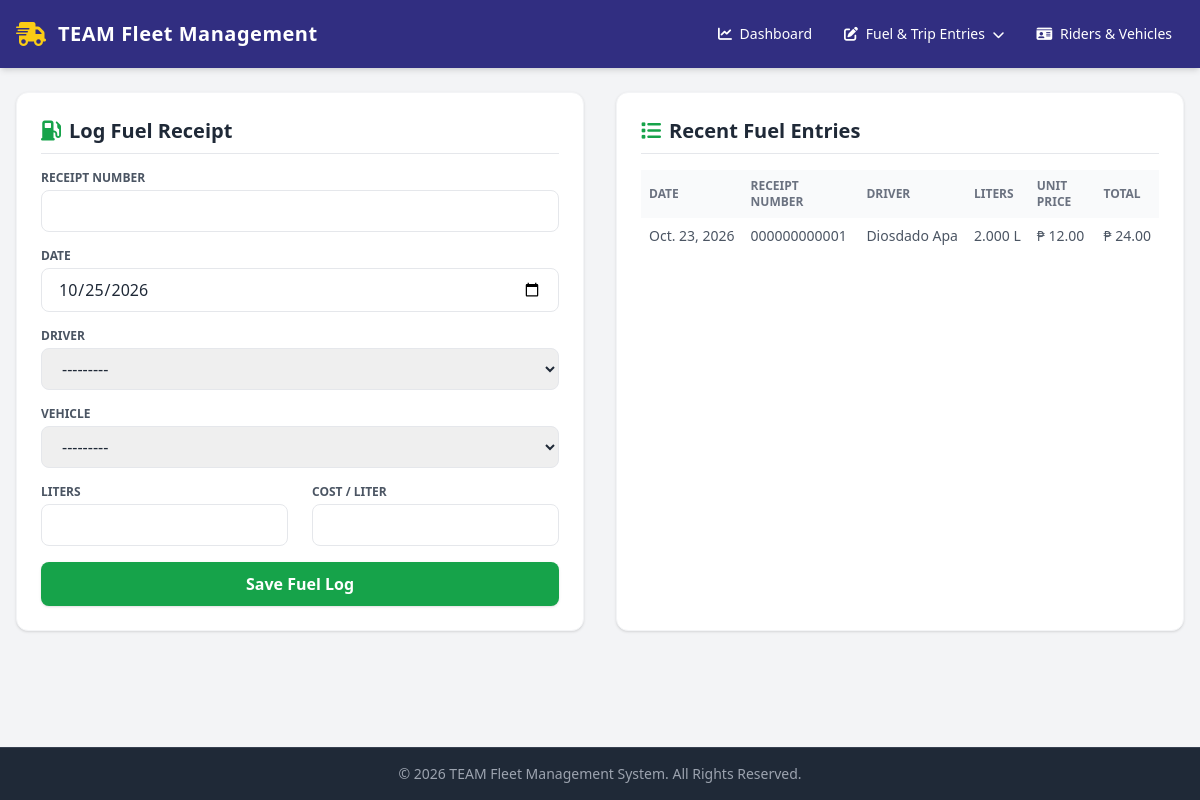
The app's page /legacy/entries/fuel/, older data.
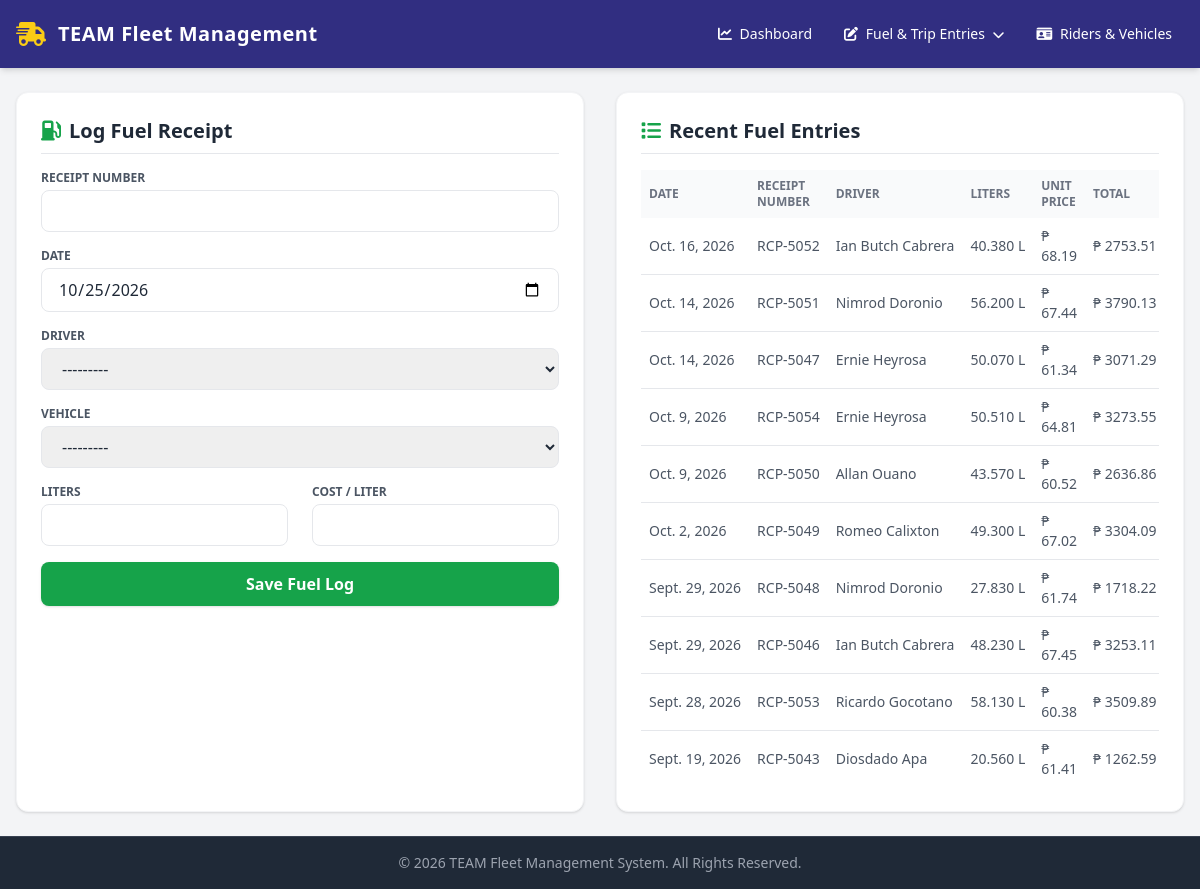
The same page, newer data.
### apps/fleet/models.py (models this page shows, shortened)
class FuelLog(models.Model):
    receipt_number = models.CharField(
        max_length=100, blank=True, null=True, verbose_name="Receipt / Invoice Number"
    )
    date = models.DateField(default=timezone.now)
    fuel_station = models.CharField(max_length=150, verbose_name="Gas Station / Vendor")
    driver = models.ForeignKey(
        Rider, on_delete=models.CASCADE, related_name="fuel_logs"
    )
    vehicle = models.ForeignKey(
        Vehicle, on_delete=models.CASCADE, related_name="fuel_logs"
    )
    liters = models.DecimalField(
        max_digits=10, decimal_places=3, verbose_name="Liters Pumped"
    )
    cost_per_liter = models.DecimalField(
        max_digits=10, decimal_places=2, verbose_name="Cost per Liter"
    )
    total_amount = models.DecimalField(
        max_digits=12, decimal_places=2, verbose_name="Total Amount"
    )
    odometer_reading = models.FloatField(default=0.0)
    notes = models.TextField(blank=True, default="")
    class Meta:
        verbose_name = "Fuel Log"
        verbose_name_plural = "Fuel Logs"
        ordering = ["-date", "-id"]

class Rider(models.Model):
    STATUS_CHOICES = [
        ("Active", "Active"),
        ("On Leave", "On Leave"),
        ("Inactive", "Inactive"),
    ]
    driver_name = models.CharField(max_length=150, verbose_name="Driver / Rider Name")
    assigned_vehicle = models.ForeignKey(
        Vehicle,
        on_delete=models.SET_NULL,
        null=True,
        blank=True,
        related_name="assigned_riders",
    )
    status = models.CharField(
        max_length=20, choices=STATUS_CHOICES, default="Active", verbose_name="Status"
    )
    license_number = models.CharField(max_length=50, blank=True, default="")
    contact_number = models.CharField(max_length=30, blank=True, default="")
    safety_score = models.FloatField(default=95.0)
    total_trips = models.IntegerField(default=0)
    total_distance = models.FloatField(default=0.0)
    def __str__(self):
        return self.driver_name

### apps/fleet/views.py (the view)
# urls.py: path('legacy/entries/fuel/', views.fuel_entry_view, name='fuel_entry'),
def fuel_entry_view(request):
    fuel_form = FuelLogForm(request.POST or None, prefix="fuel")
    if request.method == "POST":
        if fuel_form.is_valid():
            fuel_form.save()
            messages.success(request, "Fuel Log logged successfully!")
            return redirect("fuel_entry")
        messages.error(request, "Please fix errors in the submitted form.")
    recent_fuel = FuelLog.objects.select_related("driver", "vehicle").order_by("-date", "-id")[:10]
    return render(
        request, "fleet/fuel_entry_form.html",
        {"fuel_form": fuel_form, "recent_fuel": recent_fuel}
    )

### apps/fleet/models.py (called while the page is built)
    def __str__(self):
        return f"{self.vehicle_make} {self.vehicle_model} ({self.plate_number})"

### apps/fleet/templates/fleet/fuel_entry_form.html (shortened to what this page needs)
{% extends 'fleet/base.html' %}  {% block content %}
<div class="grid grid-cols-1 lg:grid-cols-2 gap-8">
  <div class="bg-white p-6 rounded-xl shadow border border-gray-100">
    <h2
      class="text-xl font-bold text-gray-800 mb-4 pb-2 border-b flex items-center"
    >
      <i class="fa-solid fa-gas-pump text-green-600 mr-2"></i> Log Fuel Receipt
    </h2>
    <form method="POST" action="" class="space-y-4">
      <div>
        <label class="block text-xs font-semibold uppercase text-gray-600 mb-1"
          >Receipt Number</label
        >
        {{ fuel_form.receipt_number }}
      </div>
      <div>
        <label class="block text-xs font-semibold uppercase text-gray-600 mb-1"
          >Date</label
        >
        {{ fuel_form.date }}
      </div>
      <div>
        <label class="block text-xs font-semibold uppercase text-gray-600 mb-1"
          >Driver</label
        >
        {{ fuel_form.driver }}
      </div>
      <div>
        <label class="block text-xs font-semibold uppercase text-gray-600 mb-1"
          >Vehicle</label
        >
        {{ fuel_form.vehicle }}
      </div>
      <div class="grid grid-cols-1 sm:grid-cols-2 gap-6">
        <div>
          <label
            class="block text-xs font-semibold uppercase text-gray-600 mb-1"
            >Liters</label
          >
          {{ fuel_form.liters }}
        </div>
        <div>
          <label
            class="block text-xs font-semibold uppercase text-gray-600 mb-1"
            >Cost / Liter</label
          >
          {{ fuel_form.cost_per_liter }}
        </div>
      </div>
      <button
        type="submit"
        class="w-full bg-green-600 hover:bg-green-700 text-white py-2.5 rounded-lg font-bold shadow transition"
      >
        Save Fuel Log
      </button>
    </form>
  </div>
  <div class="bg-white p-6 rounded-xl shadow border border-gray-100">
    <h2
      class="text-xl font-bold text-gray-800 mb-4 pb-2 border-b flex items-center"
    >
      <i class="fa-solid fa-list text-green-600 mr-2"></i> Recent Fuel Entries
    </h2>
    <div class="overflow-x-auto">
      <table class="w-full text-left text-sm text-gray-600">
        <thead class="bg-gray-50 text-xs uppercase text-gray-500">
          <tr>
            <th class="p-2">Date</th>
            <th class="p-2">Receipt Number</th>
            <th class="p-2">Driver</th>
            <th class="p-2">Liters</th>
            <th class="p-2">Unit Price</th>
            <th class="p-2">Total</th>
          </tr>
        </thead>
        <tbody class="divide-y">
          {% for fuel in recent_fuel %}
          <tr>
            <td class="p-2 whitespace-nowrap">{{ fuel.date }}</td>
            <td class="p-2 whitespace-nowrap">{{ fuel.receipt_number }}</td>
            <td class="p-2 whitespace-nowrap">{{ fuel.driver.driver_name }}</td>
            <td class="p-2 whitespace-nowrap">{{ fuel.liters }} L</td>
            <td class="p-2">₱ {{ fuel.cost_per_liter|floatformat:2 }}</td>
            <td class="p-2 whitespace-nowrap">
              ₱ {{ fuel.total_amount|floatformat:2 }}
            </td>
          </tr>
          {% empty %}
          <tr>
            <td colspan="6" class="p-4 text-center text-gray-400">
              No fuel entries logged yet.
            </td>
          </tr>
          {% endfor %}
        </tbody>
      </table>
    </div>
  </div>
</div>
{% endblock %}

Row changes from the older to the newer data that the page shows:
removed FuelLog: date "Oct. 23, 2026", receipt_number "000000000001", driver.driver_name "Diosdado Apa", liters "2.000", cost_per_liter "12.00", total_amount "24.00"
added FuelLog: date "Oct. 16, 2026", receipt_number "RCP-5052", driver.driver_name "Ian Butch Cabrera", liters "40.380", cost_per_liter "68.19", total_amount "2753.51"
added FuelLog: date "Oct. 14, 2026", receipt_number "RCP-5051", driver.driver_name "Nimrod Doronio", liters "56.200", cost_per_liter "67.44", total_amount "3790.13"
added FuelLog: date "Oct. 14, 2026", receipt_number "RCP-5047", driver.driver_name "Ernie Heyrosa", liters "50.070", cost_per_liter "61.34", total_amount "3071.29"
added FuelLog: date "Oct. 9, 2026", receipt_number "RCP-5054", driver.driver_name "Ernie Heyrosa", liters "50.510", cost_per_liter "64.81", total_amount "3273.55"
added FuelLog: date "Oct. 9, 2026", receipt_number "RCP-5050", driver.driver_name "Allan Ouano", liters "43.570", cost_per_liter "60.52", total_amount "2636.86"
added FuelLog: date "Oct. 2, 2026", receipt_number "RCP-5049", driver.driver_name "Romeo Calixton", liters "49.300", cost_per_liter "67.02", total_amount "3304.09"
added FuelLog: date "Sept. 29, 2026", receipt_number "RCP-5048", driver.driver_name "Nimrod Doronio", liters "27.830", cost_per_liter "61.74", total_amount "1718.22"
added FuelLog: date "Sept. 29, 2026", receipt_number "RCP-5046", driver.driver_name "Ian Butch Cabrera", liters "48.230", cost_per_liter "67.45", total_amount "3253.11"
added FuelLog: date "Sept. 28, 2026", receipt_number "RCP-5053", driver.driver_name "Ricardo Gocotano", liters "58.130", cost_per_liter "60.38", total_amount "3509.89"
added FuelLog: date "Sept. 19, 2026", receipt_number "RCP-5043", driver.driver_name "Diosdado Apa", liters "20.560", cost_per_liter "61.41", total_amount "1262.59"
